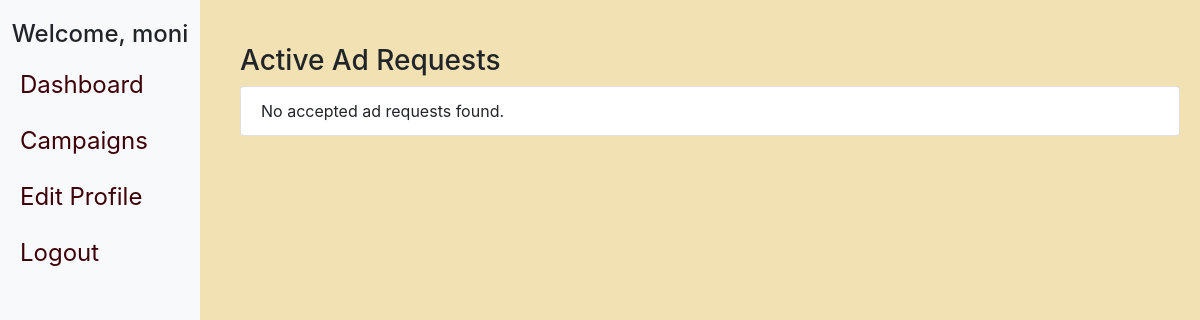
The app's page /influencer/inf1/dashboard, older data.
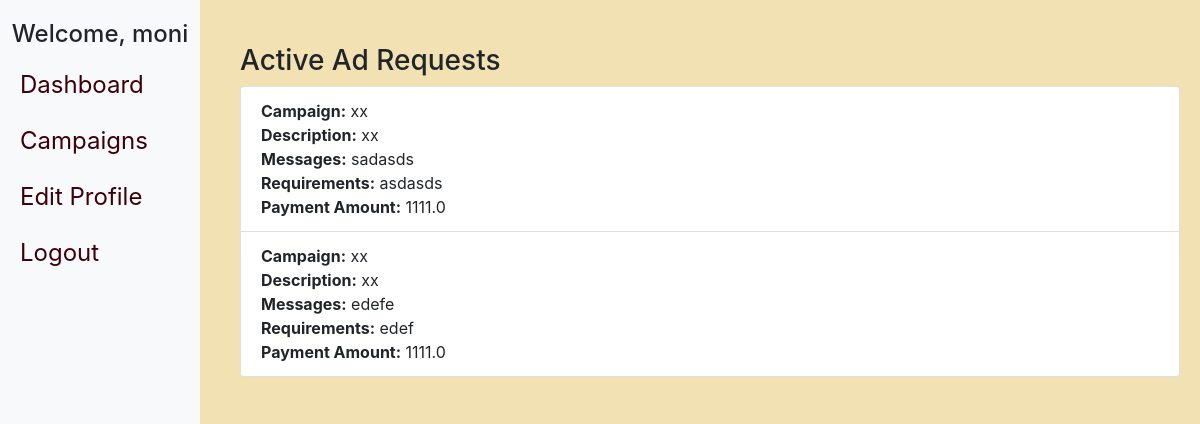
The same page, newer data.
### models.py (models this page shows, shortened)
class AdRequest(db.Model):
    id = db.Column(db.Integer, primary_key=True)
    campaign_id = db.Column(db.Integer, db.ForeignKey('campaign.id'), nullable=False)
    influencer_id = db.Column(db.Integer, db.ForeignKey('influencer.id'), nullable=False)
    messages = db.Column(db.Text, nullable=True)
    requirements = db.Column(db.Text, nullable=False)
    payment_amount = db.Column(db.Float, nullable=False)
    status = db.Column(db.String(10), nullable=False)

class Campaign(db.Model):
    id = db.Column(db.Integer, primary_key=True)
    name = db.Column(db.String(100), nullable=False)
    description = db.Column(db.Text, nullable=False)
    start_date = db.Column(db.Date, nullable=False)
    end_date = db.Column(db.Date, nullable=False)
    budget = db.Column(db.Float, nullable=False)
    visibility = db.Column(db.String(10), nullable=False)
    goals = db.Column(db.Text, nullable=False)
    sponsor_id = db.Column(db.Integer, db.ForeignKey('sponsor.id'), nullable=False)
    product_link = db.Column(db.String(255))
    requirements = db.Column(db.Text)
    target_gender = db.Column(db.String(10))
    target_age = db.Column(db.String(50))
    target_location = db.Column(db.String(100))
    live_date = db.Column(db.Date)
    flagged = db.Column(db.Boolean, default=False)
    ad_requests = db.relationship('AdRequest', backref='campaign', lazy=True)

### app.py (the view)
@app.route('/influencer/<username>/dashboard')
def influencer_dashboard(username):
    influencer = Influencer.query.filter_by(username=username).first_or_404()
    accepted_ad_requests = AdRequest.query.filter_by(influencer_id=influencer.id, status='Accepted').all()
    return render_template('influencer_dashboard.html', influencer=influencer, accepted_ad_requests=accepted_ad_requests)

### templates/influencer_dashboard.html (shortened to what this page needs)
<!DOCTYPE html>
<html lang="en">
<head>
    <link rel="stylesheet" href="https://stackpath.bootstrapcdn.com/bootstrap/4.5.2/css/bootstrap.min.css">
</head>
<body class="d-flex">
    <div class="sidebar d-flex flex-column">
        <h4 class="text-center">Welcome, {{ influencer.name }}</h4>
        <ul class="navbar-nav">
            <li class="nav-item">
                <a class="nav-link" href="{{ url_for('influencer_dashboard', username=influencer.username) }}">Dashboard</a>
            </li>
            <li class="nav-item">
                <a class="nav-link" href="{{ url_for('influencer_campaigns', username=influencer.username) }}">Campaigns</a>
            </li>
            <li class="nav-item">
                <a class="nav-link" href="{{ url_for('edit_influencer_profile', username=influencer.username) }}">Edit Profile</a>
            </li>
            <li class="nav-item">
                <a class="nav-link" href="{{ url_for('logout') }}">Logout</a>
            </li>
        </ul>
    </div>
    <div class="content container mt-4">
        <h3>Active Ad Requests</h3>
        <ul class="list-group">
            {% for ad_request in accepted_ad_requests %}
                <li class="list-group-item">
                    <strong>Campaign:</strong> {{ ad_request.campaign.name }} <br>
                    <strong>Description:</strong> {{ ad_request.campaign.description }} <br>
                    <strong>Messages:</strong> {{ ad_request.messages }} <br>
                    <strong>Requirements:</strong> {{ ad_request.requirements }} <br>
                    <strong>Payment Amount:</strong> {{ ad_request.payment_amount }}
                </li>
            {% else %}
                <li class="list-group-item">No accepted ad requests found.</li>
            {% endfor %}
        </ul>
    </div>
</body>
</html>

Row changes from the older to the newer data that the page shows:
now on this page (row edited): AdRequest: campaign.name "xx", campaign.description "xx", messages "sadasds", requirements "asdasds", payment_amount "1111.0"
added AdRequest: campaign.name "xx", campaign.description "xx", messages "edefe", requirements "edef", payment_amount "1111.0"
Text that changed along with them:
text no longer shown: "No accepted ad requests found."
